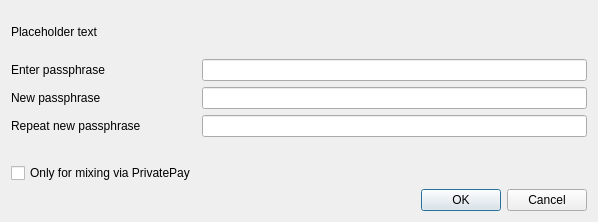
<?xml version="1.0" encoding="UTF-8"?>
<ui version="4.0">
 <class>AskPassphraseDialog</class>
 <widget class="QDialog" name="AskPassphraseDialog">
  <property name="geometry">
   <rect>
    <x>0</x>
    <y>0</y>
    <width>598</width>
    <height>222</height>
   </rect>
  </property>
  <property name="sizePolicy">
   <sizepolicy hsizetype="Preferred" vsizetype="Minimum">
    <horstretch>0</horstretch>
    <verstretch>0</verstretch>
   </sizepolicy>
  </property>
  <property name="minimumSize">
   <size>
    <width>550</width>
    <height>0</height>
   </size>
  </property>
  <property name="windowTitle">
   <string>Passphrase Dialog</string>
  </property>
  <layout class="QVBoxLayout" name="verticalLayout">
   <property name="sizeConstraint">
    <enum>QLayout::SetMinimumSize</enum>
   </property>
   <item>
    <widget class="QLabel" name="warningLabel">
     <property name="text">
      <string notr="true">Placeholder text</string>
     </property>
     <property name="textFormat">
      <enum>Qt::RichText</enum>
     </property>
     <property name="wordWrap">
      <bool>true</bool>
     </property>
    </widget>
   </item>
   <item>
    <layout class="QFormLayout" name="formLayout">
     <property name="sizeConstraint">
      <enum>QLayout::SetMinimumSize</enum>
     </property>
     <property name="fieldGrowthPolicy">
      <enum>QFormLayout::AllNonFixedFieldsGrow</enum>
     </property>
     <item row="0" column="0">
      <widget class="QLabel" name="passLabel1">
       <property name="text">
        <string>Enter passphrase</string>
       </property>
      </widget>
     </item>
     <item row="0" column="1">
      <widget class="QLineEdit" name="passEdit1">
       <property name="echoMode">
        <enum>QLineEdit::Password</enum>
       </property>
      </widget>
     </item>
     <item row="1" column="0">
      <widget class="QLabel" name="passLabel2">
       <property name="text">
        <string>New passphrase</string>
       </property>
      </widget>
     </item>
     <item row="1" column="1">
      <widget class="QLineEdit" name="passEdit2">
       <property name="echoMode">
        <enum>QLineEdit::Password</enum>
       </property>
      </widget>
     </item>
     <item row="2" column="0">
      <widget class="QLabel" name="passLabel3">
       <property name="text">
        <string>Repeat new passphrase</string>
       </property>
      </widget>
     </item>
     <item row="2" column="1">
      <widget class="QLineEdit" name="passEdit3">
       <property name="echoMode">
        <enum>QLineEdit::Password</enum>
       </property>
      </widget>
     </item>
     <item row="3" column="1">
      <widget class="QLabel" name="capsLabel">
       <property name="font">
        <font>
         <weight>75</weight>
         <bold>true</bold>
        </font>
       </property>
       <property name="text">
        <string/>
       </property>
       <property name="alignment">
        <set>Qt::AlignCenter</set>
       </property>
      </widget>
     </item>
     <item row="4" column="0">
      <widget class="QCheckBox" name="mixingOnlyCheckBox">
       <property name="enabled">
        <bool>true</bool>
       </property>
       <property name="toolTip">
        <string>Serves to disable the trivial sendmoney when OS account compromised. Provides no real security.</string>
       </property>
       <property name="text">
        <string>Only for mixing via PrivatePay</string>
       </property>
       <property name="visible">
        <bool>false</bool>
       </property>
      </widget>
     </item>
    </layout>
   </item>
   <item>
    <widget class="QDialogButtonBox" name="buttonBox">
     <property name="orientation">
      <enum>Qt::Horizontal</enum>
     </property>
     <property name="standardButtons">
      <set>QDialogButtonBox::Cancel|QDialogButtonBox::Ok</set>
     </property>
    </widget>
   </item>
  </layout>
 </widget>
 <resources/>
 <connections>
  <connection>
   <sender>buttonBox</sender>
   <signal>accepted()</signal>
   <receiver>AskPassphraseDialog</receiver>
   <slot>accept()</slot>
   <hints>
    <hint type="sourcelabel">
     <x>20</x>
     <y>20</y>
    </hint>
    <hint type="destinationlabel">
     <x>20</x>
     <y>20</y>
    </hint>
   </hints>
  </connection>
  <connection>
   <sender>buttonBox</sender>
   <signal>rejected()</signal>
   <receiver>AskPassphraseDialog</receiver>
   <slot>reject()</slot>
   <hints>
    <hint type="sourcelabel">
     <x>20</x>
     <y>20</y>
    </hint>
    <hint type="destinationlabel">
     <x>20</x>
     <y>20</y>
    </hint>
   </hints>
  </connection>
 </connections>
</ui>
